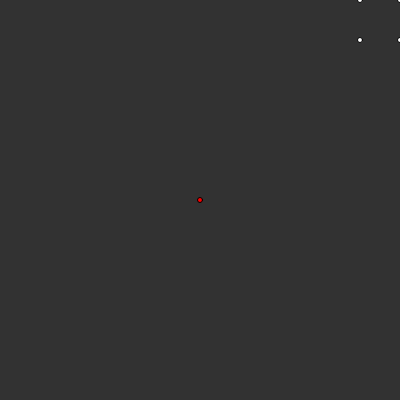
Frame 1 (no input)
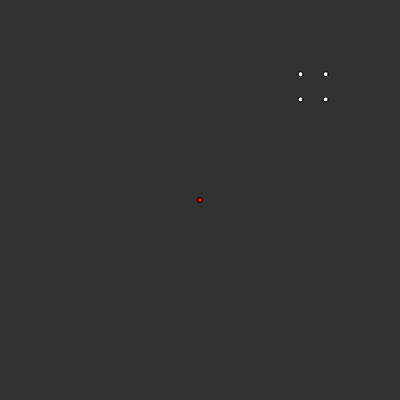
Frame 60 (no input)
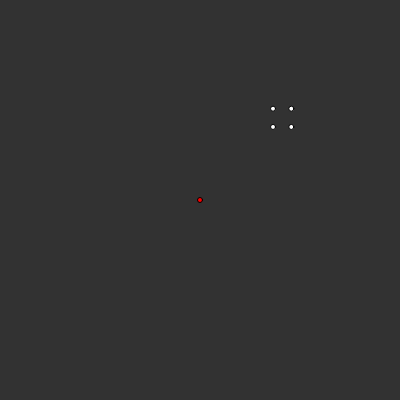
Frame 120 (the mouse pressed at the canvas centre since frame 60)

The p5.js sketch that drew these frames (run headless with seeded random() and noise() and a simulated clock; from frame 60 on, the mouse is pressed at the canvas centre):

// p5.js sketch
// ── sketch.js
// Canvas Configuration
//
const DEBUG = false;
const CANVAS_WIDTH = 400;
const CANVAS_HEIGHT = 400;
const CANVAS_DEPTH = 400;
const CANVAS_BACKGROUND = 50;

function preload() {}

var r = 5; // Point radius
var cd = 40; // Cube dimension
var pd = 1; // Perspective Divisor

var spp; // Single Point Perspective position
var p1, p2, p3, p4;

function setup() {
    createCanvas(CANVAS_WIDTH, CANVAS_HEIGHT);
    spp = createVector(0, 0);

    const w = width / 2;
    const h = height / 2;

    p1 = createVector(w - cd, h);
    p2 = createVector(w, h);
    p3 = createVector(w, h - cd);
    p4 = createVector(w - cd, h - cd);
}

function draw() {
    background(CANVAS_BACKGROUND);

    translate(width / 2, height / 2);
    scale(1, -1);

    fill('red');
    circle(spp.x, spp.y, r);

    fill('white');
    circle(p1.x / pd, p1.y / pd, r);
    circle(p2.x / pd, p2.y / pd, r);
    circle(p3.x / pd, p3.y / pd, r);
    circle(p4.x / pd, p4.y / pd, r);

    pd = pd + 0.01;
}
